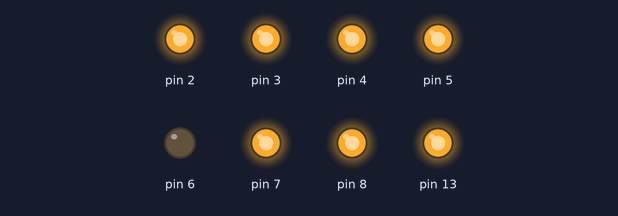
Recording of a sketch running on a simulated Arduino Uno, built with avr-gcc and run on an emulated ATmega328P. On the bench: output pins drawn as LEDs (lit = HIGH).

Above: at 0.5 s.
At 1.5 s:
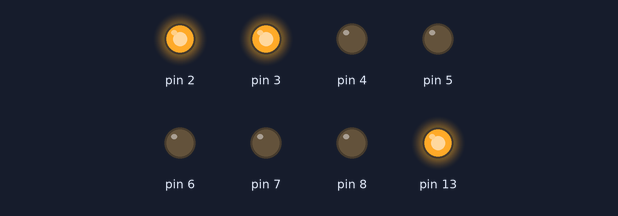
At 2.5 s:
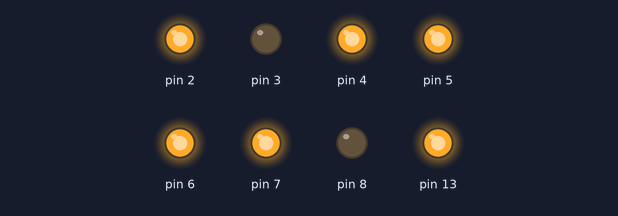
At 4.5 s:
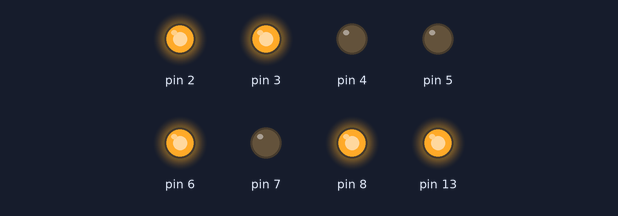
At 6.5 s:
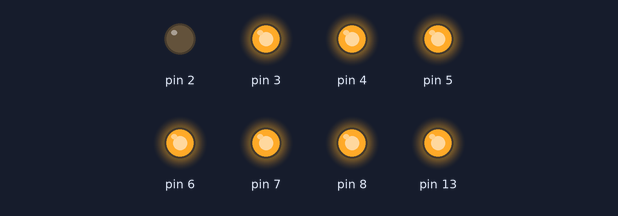
At 9.5 s:
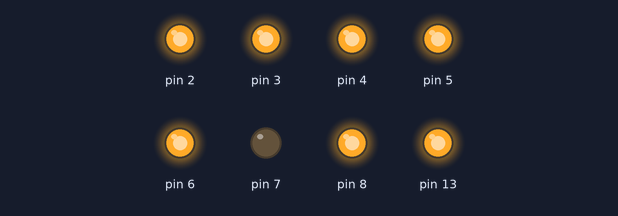
Timing chart, 0 to 11.5 s (numbered marks = the images above):
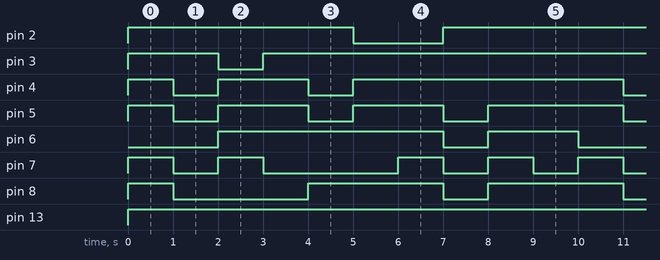

Measured:
- by itself, pin 2: repeats every 10.0 s: LOW 2.0 s, HIGH 8.0 s
- by itself, pin 3: repeats every 10.0 s: LOW 1.0 s, HIGH 9.0 s
- by itself, pin 4: repeats every 10.0 s: LOW 1.0 s, HIGH 2.0 s, LOW 1.0 s, HIGH 6.0 s
- by itself, pin 5: repeats every 10.0 s: 2 × (LOW 1.0 s, HIGH 2.0 s), LOW 1.0 s, HIGH 3.0 s
- by itself, pin 6: repeats every 10.0 s: LOW 1.0 s, HIGH 2.0 s, LOW 2.0 s, HIGH 5.0 s
- by itself, pin 7: repeats every 10.0 s: LOW 1.0 s, HIGH 1.0 s, LOW 3.0 s, 2 × (HIGH 1.0 s, LOW 1.0 s), HIGH 1.0 s
- by itself, pin 8: repeats every 10.0 s: LOW 3.0 s, HIGH 3.0 s, LOW 1.0 s, HIGH 3.0 s
- by itself, pin 13: LOW → HIGH at 0.00 s

The sketch:

7-SEGMENT_INTERFACE_WITH_ARDUINO.ino
```cpp
void setup() {
  // put your setup code here, to run once:
    pinMode(2,OUTPUT);
    pinMode(3,OUTPUT);
    pinMode(4,OUTPUT);
    pinMode(5,OUTPUT);
    pinMode(6,OUTPUT);
    pinMode(7,OUTPUT);
    pinMode(8,OUTPUT);
    pinMode(13,OUTPUT);
}

void loop() {
  // put your main code here, to run repeatedly:
  // FOR OUTPUT 0
  digitalWrite(2,HIGH);
  digitalWrite(3,HIGH);
  digitalWrite(4,HIGH);
  digitalWrite(5,HIGH);
  digitalWrite(6,LOW);
  digitalWrite(7,HIGH);
  digitalWrite(8,HIGH);
  digitalWrite(13,HIGH);
  delay(1000);
  // FOR OUTPUT 1
  digitalWrite(2,HIGH);
  digitalWrite(3,HIGH);
  digitalWrite(4,LOW);
  digitalWrite(5,LOW);
  digitalWrite(6,LOW);
  digitalWrite(7,LOW);
  digitalWrite(8,LOW);
  digitalWrite(13,HIGH);
  delay(1000);
  // FOR OUTPUT 2
  digitalWrite(2,HIGH);
  digitalWrite(3,LOW);
  digitalWrite(4,HIGH);
  digitalWrite(5,HIGH);
  digitalWrite(6,HIGH);
  digitalWrite(7,HIGH);
  digitalWrite(8,LOW);
  digitalWrite(13,HIGH);
  delay(1000);
  // FOR OUTPUT 3
  digitalWrite(2,HIGH);
  digitalWrite(3,HIGH);
  digitalWrite(4,HIGH);
  digitalWrite(5,HIGH);
  digitalWrite(6,HIGH);
  digitalWrite(7,LOW);
  digitalWrite(8,LOW);
  digitalWrite(13,HIGH);
  delay(1000);
  // FOR OUTPUT 4
  digitalWrite(2,HIGH);
  digitalWrite(3,HIGH);
  digitalWrite(4,LOW);
  digitalWrite(5,LOW);
  digitalWrite(6,HIGH);
  digitalWrite(7,LOW);
  digitalWrite(8,HIGH);
  digitalWrite(13,HIGH);
  delay(1000);
  // FOR OUTPUT 5
  digitalWrite(2,LOW);
  digitalWrite(7,LOW);
  digitalWrite(6,HIGH);
  digitalWrite(3,HIGH);
  digitalWrite(4,HIGH);
  digitalWrite(5,HIGH);
  digitalWrite(8,HIGH);
  digitalWrite(13,HIGH);
  delay(1000);
  // FOR OUTPUT 6
  digitalWrite(6,HIGH);
  digitalWrite(2,LOW);
  digitalWrite(3,HIGH);
  digitalWrite(4,HIGH);
  digitalWrite(5,HIGH);
  digitalWrite(7,HIGH);
  digitalWrite(8,HIGH);
  digitalWrite(13,HIGH);
  delay(1000);
  // FOR OUTPUT 7
  digitalWrite(2,HIGH);
  digitalWrite(3,HIGH);
  digitalWrite(4,HIGH);
  digitalWrite(5,LOW);
  digitalWrite(6,LOW);
  digitalWrite(7,LOW);
  digitalWrite(8,LOW);
  digitalWrite(13,HIGH);
  delay(1000);
  // FOR OUTPUT 8
  digitalWrite(2,HIGH);
  digitalWrite(3,HIGH);
  digitalWrite(4,HIGH);
  digitalWrite(5,HIGH);
  digitalWrite(6,HIGH);
  digitalWrite(7,HIGH);
  digitalWrite(8,HIGH);
  digitalWrite(13,HIGH);
  delay(1000);
  // FOR OUTPUT 9
  digitalWrite(2,HIGH);
  digitalWrite(3,HIGH);
  digitalWrite(4,HIGH);
  digitalWrite(5,HIGH);
  digitalWrite(6,HIGH);
  digitalWrite(7,LOW);
  digitalWrite(8,HIGH);
  digitalWrite(13,HIGH);
  delay(1000);

}
```
